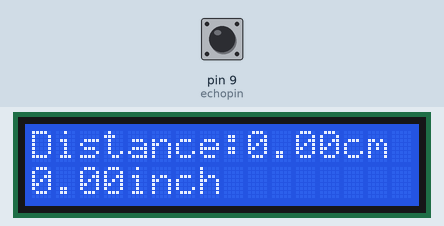
Recording of a sketch running on a simulated Arduino Uno, built with avr-gcc and run on an emulated ATmega328P. Parts: 16×2 character LCD. The test bench sets the inputs (shaded band); at power-on: pin 9 (echopin) LOW. What the sketch prints to the serial monitor is not drawn.

Above: at 1.8 s.
1.9 s: pin 9 (echopin) pulsed HIGH 5 times (0.12 s each, 0.3 s apart)
At 3.3 s:
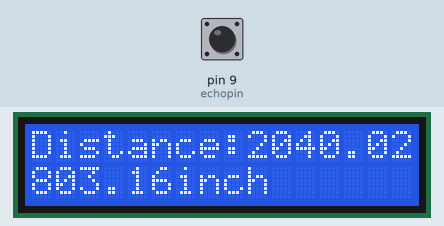
At 5.2 s:
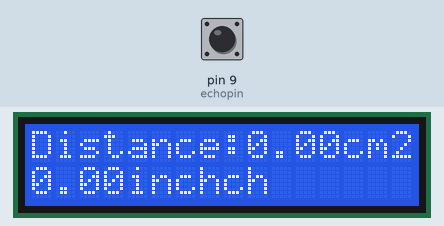
Timing chart, 0 to 6.7 s (numbered marks = the images above; inputs shaded):
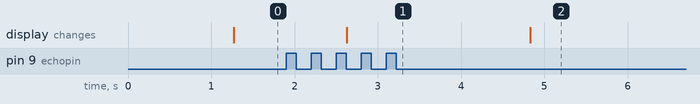

The sketch:

ULTRASONIC_LCD_SENSOR.ino
```cpp
#include <DHT.h>
#include<LiquidCrystal.h>
LiquidCrystal lcd(12,11,6,5,4,3);
int trigpin = 8;
int echopin = 9;
float duration;
float distance_cm;
float distance_inch;


void setup() {
  lcd.begin(16,2);
  Serial.begin(9600);
  pinMode(trigpin, OUTPUT);
  pinMode(echopin,INPUT);

}

void loop() {

  digitalWrite(8,LOW);
  delay(100);
  digitalWrite(8,HIGH);
  delay(100);
  digitalWrite(trigpin,LOW);
  duration=pulseIn(9,HIGH);
distance_cm=0.034*duration/2.0;
distance_inch=distance_cm*0.393701;
lcd.setCursor(0,0);
lcd.print("Distance:");
lcd.print(distance_cm);
lcd.print("cm");

Serial.println("Distance:" + String(distance_cm)+"cm");
lcd.setCursor(0,1);
lcd.print(distance_inch);
lcd.print("inch");

Serial.println("Distance:" + String(distance_inch)+"inch");
Serial.println(distance_inch);

  delay(1000);

}
```

Measured:
- after the input at 1.9 s, the display: changes after 0.73 s (image 1)
